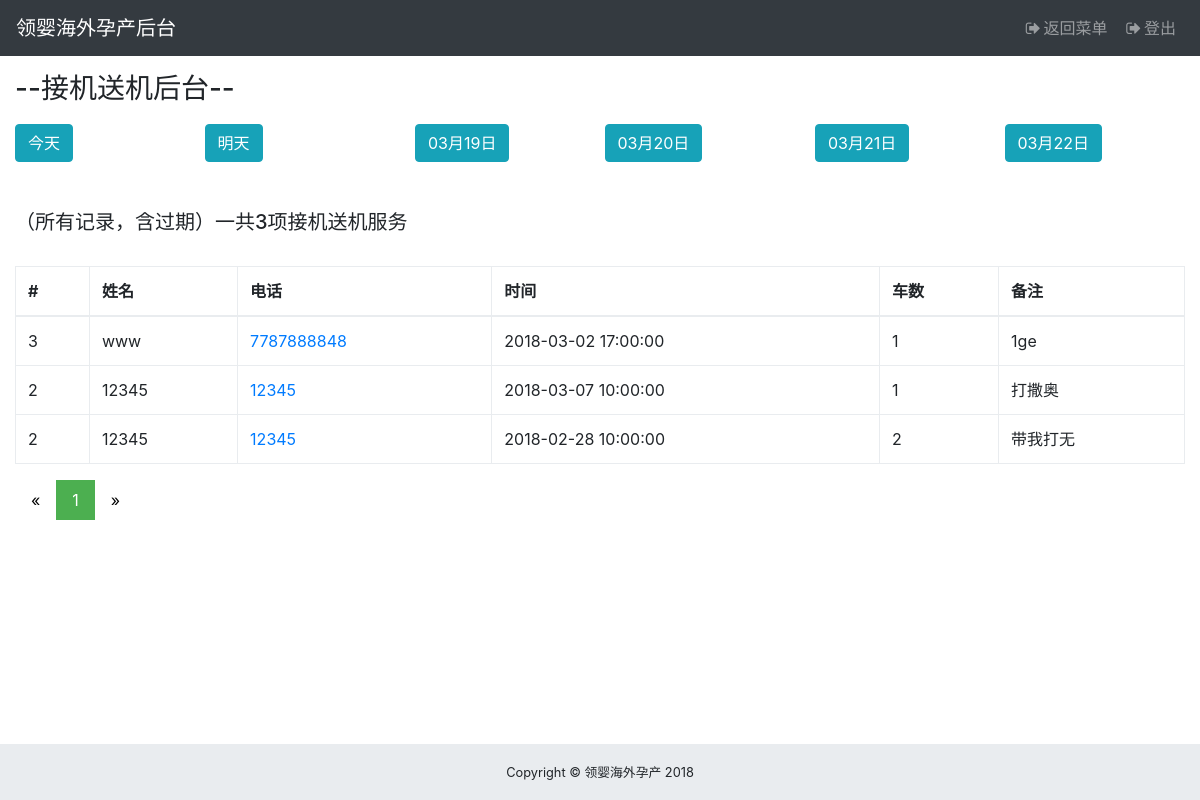
The page /admin/admin_flight.php?pageType=summary (signed in) on the database its author committed.
### tables this page shows
CREATE TABLE `users` (
  `uid` int(5) NOT NULL,
  `username` varchar(10) NOT NULL,
  `phone` bigint(50) NOT NULL,
  `email` varchar(50) NOT NULL,
  `password` varchar(100) NOT NULL,
  `weChat` varchar(50) NOT NULL,
  `timeDeliver` varchar(50) NOT NULL,
  `create_time` date NOT NULL,
  `role` varchar(10) DEFAULT NULL,
  `salt` varchar(6) NOT NULL,
  `address` varchar(100) DEFAULT NULL,
  `flight` int(5) DEFAULT '1',
  `flightTotal` int(10) DEFAULT '0',
  `special_medical` int(5) DEFAULT '0',
  `special_medicalTotal` int(10) DEFAULT '0',
  `pickup` int(5) DEFAULT NULL,
  `pickupTotal` int(20) DEFAULT NULL,
  `medicals` int(5) DEFAULT NULL,
  `medicalsTotal` int(20) DEFAULT NULL,
  `isActive` int(2) DEFAULT NULL
);

CREATE TABLE `flight_service` (
  `fid` int(50) NOT NULL,
  `serviceToken` varchar(10) NOT NULL,
  `user` varchar(10) NOT NULL,
  `time` datetime NOT NULL,
  `numCars` int(3) NOT NULL,
  `num_ppl` int(5) DEFAULT NULL,
  `packages` int(5) DEFAULT NULL,
  `additionalNote` varchar(100) DEFAULT NULL
);

### admin/model/admin.flight.php (the view, shortened to what this page needs)
<?php if(!defined('In_System')) exit("Access Denied");
Class Flight{
    public $time = "";
    public function summary(){
        $query="SELECT users.uid,users.username,users.phone,flight_service.time,flight_service.numCars,flight_service.additionalNote FROM flight_service INNER JOIN users ON users.salt=flight_service.user ORDER BY flight_service.fid DESC";
        $this->time = "（所有记录，含过期）";
        $this->showResult($query,"select count(*) FROM flight_service INNER JOIN users ON users.salt=flight_service.user");
    }
    public function showResult($query,$totalQuery) {
        $pageString="";
        $tableString ="<br/>
        <div class=\"table-responsive\">
        <table class=\"table table-bordered\">
        <thead>
        <tr>
            <th>#</th>
            <th>姓名</th>
            <th>电话</th>
            <th>时间</th>
            <th>车数</th>
            <th>备注</th>
        </tr>
        </thead>
        <tbody>
        ";
        global $mysqli;
        $limit      = ( isset( $_GET['limit'] ) ) ? $_GET['limit'] : 10;
        $page       = ( isset( $_GET['page'] ) ) ? $_GET['page'] : 1;
        $links      = ( isset( $_GET['links'] ) ) ? $_GET['links'] : 3;
        $Paginator  = new Paginator( $mysqli, $query);
        $result    = $Paginator->getData( $limit, $page);
        $rs = $mysqli->query( $totalQuery );
        $row = $rs->fetch_assoc();
        $total=$row['count(*)'];
		if(sizeof($result->data) > 0){
            foreach($result->data as $Summary){
                $row = "
                    <tr>
                        <td>".$Summary['uid']."</td>
                        <td>".$Summary['username']."</td>
                        <td><a href=\"tel:".$Summary['phone']."\">".$Summary['phone']."</a></td>
                        <td>".$Summary['time']."</td>
                        <td>".$Summary['numCars']."</td>
                        <td>".$Summary['additionalNote']."</td>
                    </tr>
            ";
            $tableString=$tableString.$row;
            }
            $tableString=$tableString.
            "</tbody>
            </table>
            </div>";
            $pageType = $_GET['pageType'];
             echo sprintf( "<br/><h5>%s一共%d项接机送机服务</h5>",$this->time, $total);
             $pageString=$Paginator->createLinks($pageType,$links, 'pagination pagination-sm');
            }else{
            $tableString=$tableString."</table></div>";
        }
        echo $tableString;
        echo $pageString;
    }
}?>

### css/sb-admin.css (style rules this page uses)
html { position: relative; min-height: 100%; }
body { overflow-x: hidden; }

### rows shown on the page
users: uid "3", username "www", phone "7787888848"
flight_service: time "2018-03-02 17:00:00", numCars "1", additionalNote "1ge"
users: uid "2 2", username "12345 12345", phone "12345 12345"
flight_service: time "2018-03-07 10:00:00", numCars "1", additionalNote "打撒奥"
flight_service: time "2018-02-28 10:00:00", numCars "2", additionalNote "带我打无"

### other values the page prints
$date->format('m月d日') "03月19日"
$date->format('m月d日') "03月20日"
$date->format('m月d日') "03月21日"
$date->format('m月d日') "03月22日"
$this->time "（所有记录，含过期）"
$total "3"
